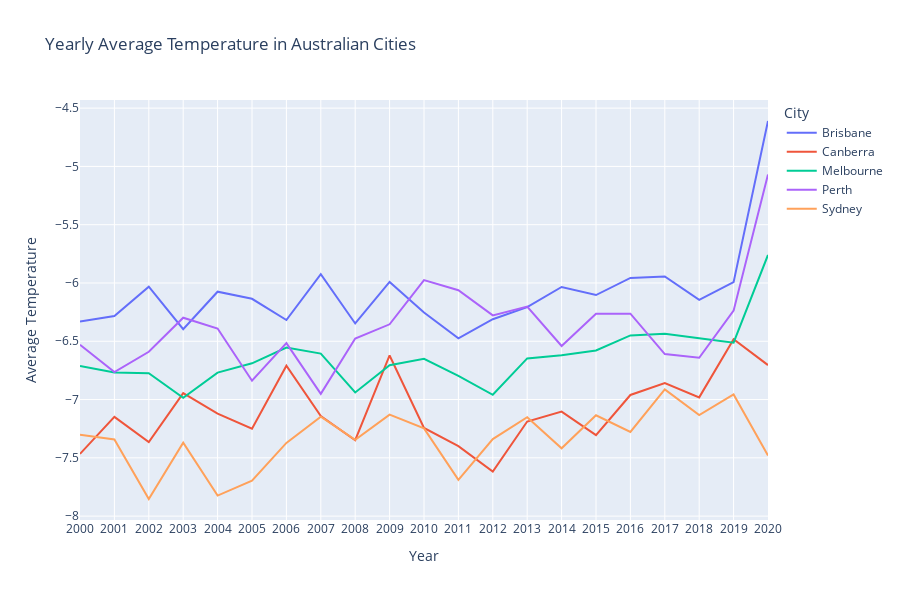

Here is the notebook cell this chart was saved with:
### Markdown cell above
# Australia Average Temperature

### Code cell
# 首先筛选出澳大利亚的数据
df_aus = df[df['Country'] == 'Australia']
# 澳大利亚城市的经纬度坐标
cities_coordinates = {
    "Brisbane": {"lat": -27.4698, "lon": 153.0251},
    "Canberra": {"lat": -35.2809, "lon": 149.1300},
    "Melbourne": {"lat": -37.8136, "lon": 144.9631},
    "Perth": {"lat": -31.9505, "lon": 115.8605},
    "Sydney": {"lat": -33.8688, "lon": 151.2093}
}
from plotly.subplots import make_subplots
import plotly.graph_objs as go


# convert temperature 现在是华氏度，需要转换成摄氏度
df_aus['AvgTemperature'] = (df_aus['AvgTemperature'].astype(float) - 32) * 5 / 9
# drop out outliers
df_aus = df_aus[df_aus['AvgTemperature'] > -10]

# 将这些坐标添加到 df_aus 数据集中
for city, coords in cities_coordinates.items():
    df_aus.loc[df_aus['City'] == city, 'Latitude'] = coords['lat']
    df_aus.loc[df_aus['City'] == city, 'Longitude'] = coords['lon']

# 计算每个城市每年的平均气温
df_aus_grouped = df_aus.groupby(['City', 'Year', 'Latitude', 'Longitude']).agg({'AvgTemperature': 'mean'}).reset_index()

# 城市列表
cities = df_aus_grouped['City'].unique()


# 创建一个图形对象
fig = go.Figure()

# 城市列表
cities = df_aus_grouped['City'].unique()

# 为每个城市添加一个折线图到图表中
for city in cities:
    df_city = df_aus_grouped[df_aus_grouped['City'] == city]
    fig.add_trace(
        go.Scatter(x=df_city['Year'], y=df_city['AvgTemperature'], mode='lines', name=city)
    )

# 更新布局
fig.update_layout(
    title="Yearly Average Temperature in Australian Cities",
    xaxis_title="Year",
    yaxis_title="Average Temperature",
    legend_title="City",
    height=600
)
# 显示图表
fig.show()

# save to csv
df_aus_grouped.to_csv('aus_temp.csv',index=False)

### Figure 1 — Plotly figure (JSON) as saved in the notebook; plotly's stock layout.template omitted (floating-point values rounded to 4 significant figures)
{"data": [{"mode": "lines", "name": "Brisbane", "type": "scatter", "x": ["2000", "2001", "2002", "2003", "2004", "2005", "2006", "2007", "2008", "2009", "2010", "2011", "2012", "2013", "2014", "2015", "2016", "2017", "2018", "2019", "2020"], "y": [-6.33, -6.283, -6.031, -6.396, -6.075, -6.135, -6.318, -5.925, -6.347, -5.991, -6.253, -6.476, -6.311, -6.207, -6.035, -6.103, -5.956, -5.944, -6.145, -5.993, -4.61]}, {"mode": "lines", "name": "Canberra", "type": "scatter", "x": ["2000", "2001", "2002", "2003", "2004", "2005", "2006", "2007", "2008", "2009", "2010", "2011", "2012", "2013", "2014", "2015", "2016", "2017", "2018", "2019", "2020"], "y": [-7.466, -7.148, -7.365, -6.945, -7.121, -7.25, -6.71, -7.142, -7.349, -6.622, -7.243, -7.4, -7.618, -7.189, -7.103, -7.305, -6.961, -6.859, -6.981, -6.482, -6.705]}, {"mode": "lines", "name": "Melbourne", "type": "scatter", "x": ["2000", "2001", "2002", "2003", "2004", "2005", "2006", "2007", "2008", "2009", "2010", "2011", "2012", "2013", "2014", "2015", "2016", "2017", "2018", "2019", "2020"], "y": [-6.711, -6.768, -6.775, -6.984, -6.769, -6.689, -6.554, -6.605, -6.939, -6.705, -6.65, -6.797, -6.959, -6.647, -6.62, -6.578, -6.45, -6.435, -6.474, -6.512, -5.759]}, {"mode": "lines", "name": "Perth", "type": "scatter", "x": ["2000", "2001", "2002", "2003", "2004", "2005", "2006", "2007", "2008", "2009", "2010", "2011", "2012", "2013", "2014", "2015", "2016", "2017", "2018", "2019", "2020"], "y": [-6.531, -6.764, -6.59, -6.298, -6.39, -6.838, -6.516, -6.951, -6.476, -6.354, -5.975, -6.062, -6.278, -6.202, -6.541, -6.263, -6.263, -6.61, -6.641, -6.238, -5.07]}, {"mode": "lines", "name": "Sydney", "type": "scatter", "x": ["2000", "2001", "2002", "2003", "2004", "2005", "2006", "2007", "2008", "2009", "2010", "2011", "2012", "2013", "2014", "2015", "2016", "2017", "2018", "2019", "2020"], "y": [-7.301, -7.343, -7.853, -7.37, -7.824, -7.697, -7.372, -7.147, -7.345, -7.13, -7.247, -7.689, -7.339, -7.152, -7.418, -7.135, -7.278, -6.913, -7.134, -6.956, -7.481]}], "layout": {"height": 600, "legend": {"title": {"text": "City"}}, "title": {"text": "Yearly Average Temperature in Australian Cities"}, "xaxis": {"title": {"text": "Year"}}, "yaxis": {"title": {"text": "Average Temperature"}}}}
